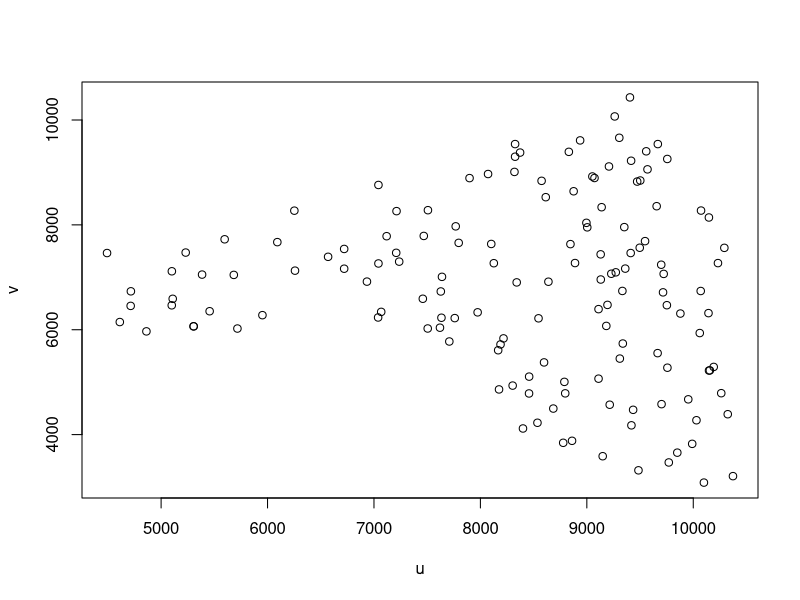
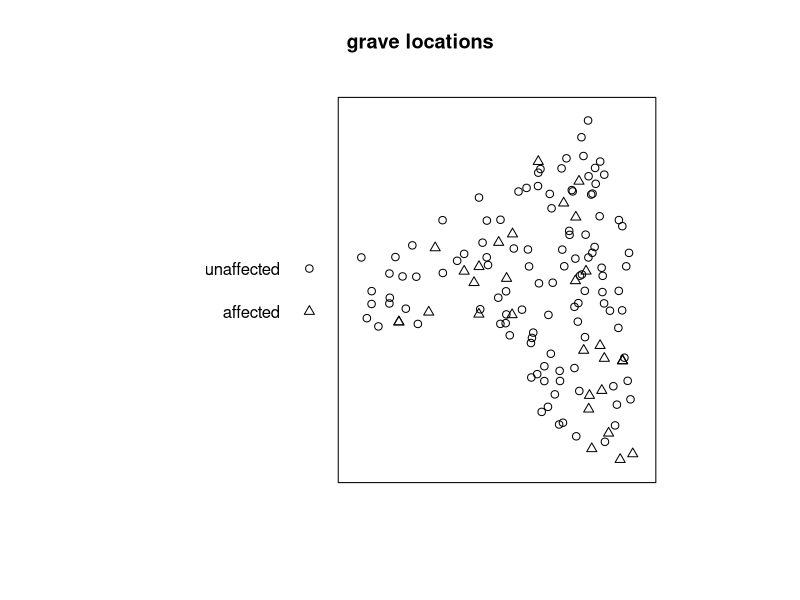
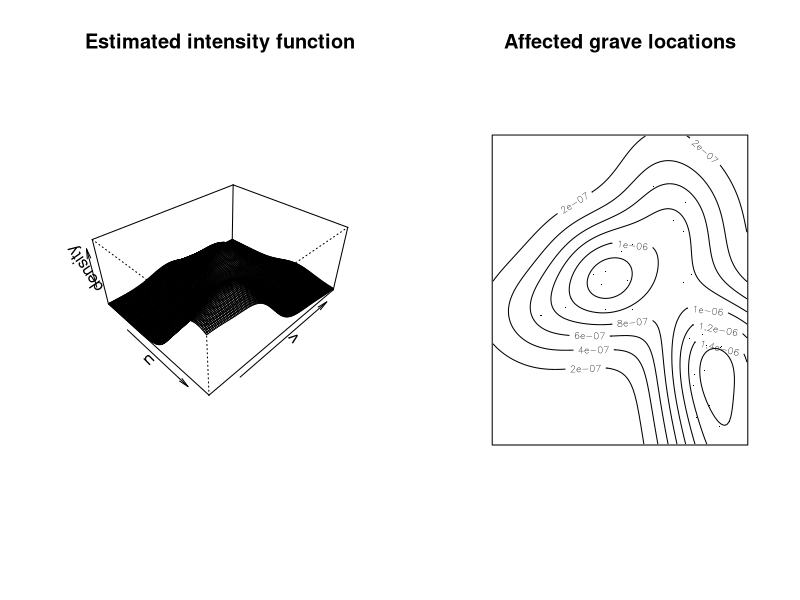
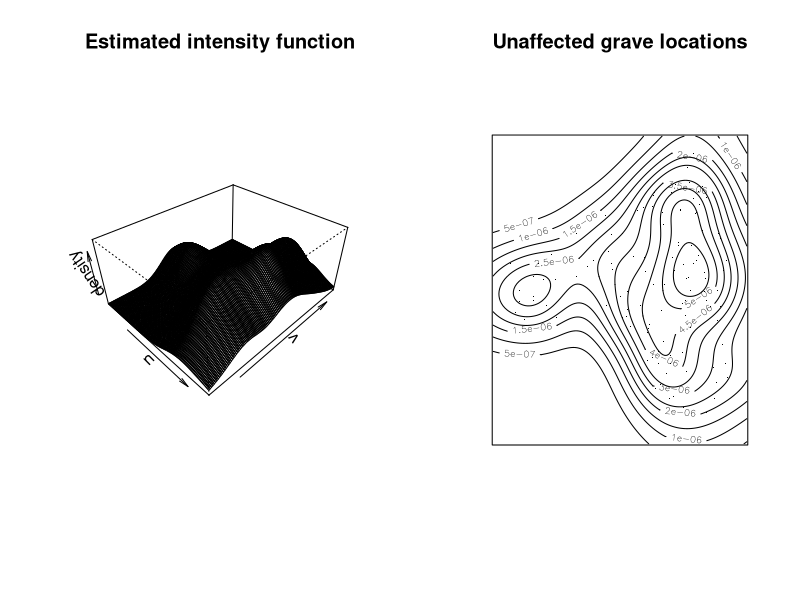
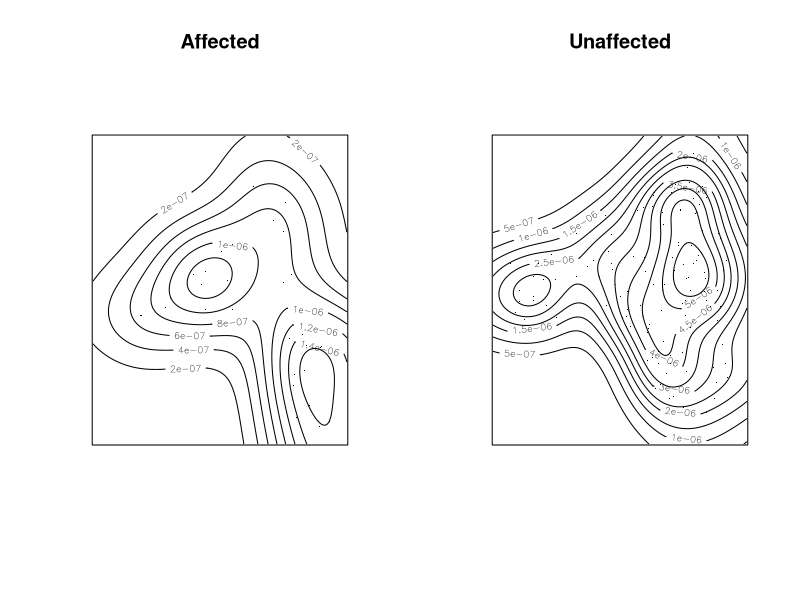
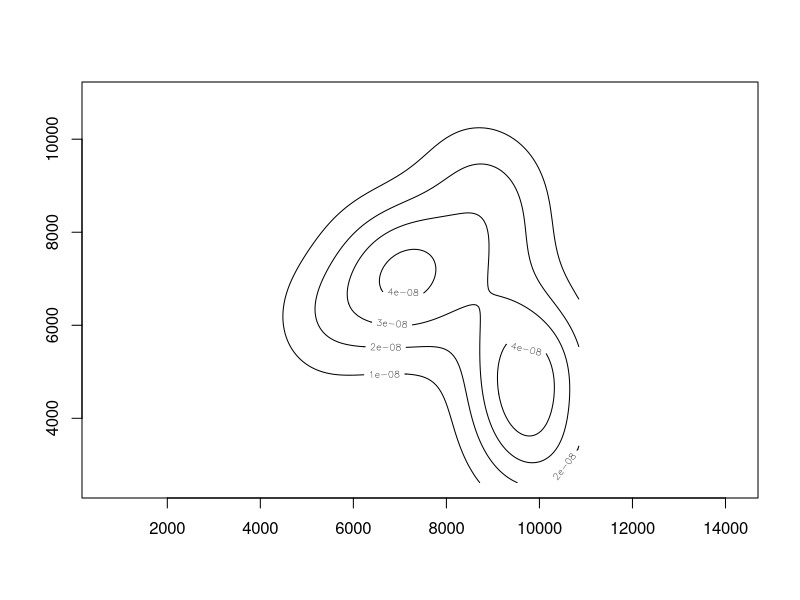
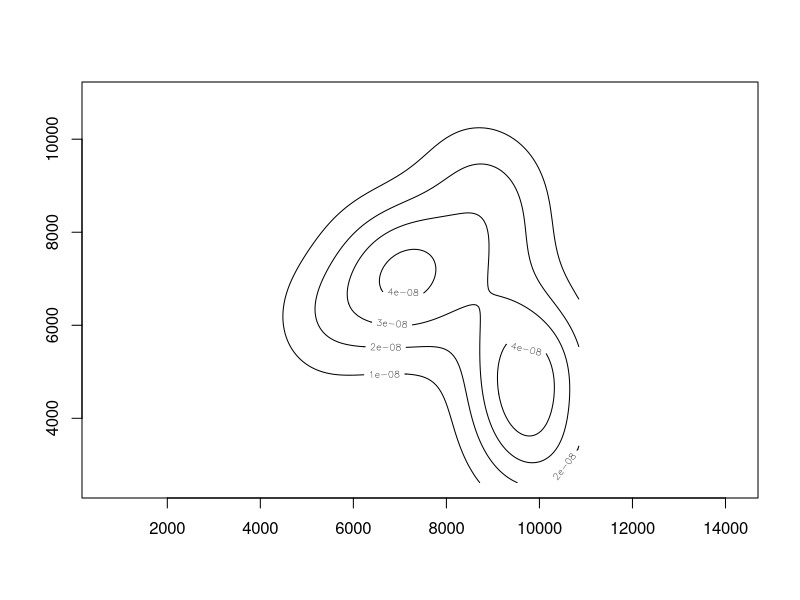
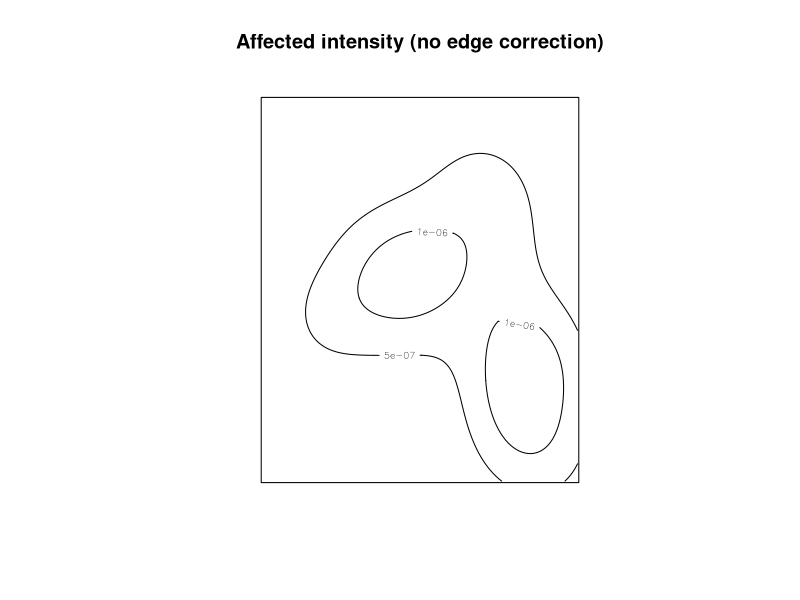

Reproduce these figures in R, in order.
library(spatstat) # for inference on spatial point processes

# import and clean data
grave <- read.csv("./data/grave.csv", header = TRUE)
grave$deformity <-  factor(grave$deformity)
levels(grave$deformity) <-  c("unaffected", "affected")

# determine affected and unaffected sides
af <- which(grave$deformity == "affected")
un <-  which(grave$deformity == "unaffected")

# plot of event locations
plot(v ~ u, data = grave)

# rec = locator()
# points must be anticlockwise!
# create boundary of rectangular window
umin <-  min(grave[,2]) - 500; umax = max(grave[,2]) + 500
vmin <-  min(grave[,3]) - 500; vmax = max(grave[,3]) + 500
# create rectangular bounding window
rec <-  data.frame(x = c(umax, umin, umin, umax),
                 y = c(vmax, vmax, vmin, vmin))
wrec <-  owin(poly = rec) # create rectangular bounding window
# create point pattern object with rectangular and polygonal boundaries
pprec <-  ppp(x = grave[,2], y = grave[,3],
            window = wrec, marks = factor(grave[,1]))

# plot affected and unaffected individuals in study area
plot(pprec, main = "grave locations")

# recommended bandwidths for affected and unaffected graves
# in u- and v-directions
dim <-  2
# Scott's bandwidths in u- and v-directions
# for each group
buaf <-  sd(grave[af,2])*length(af)^(-1/(dim+4))
bvaf <-  sd(grave[af,3])*length(af)^(-1/(dim+4))
buun <-  sd(grave[un,2])*length(un)^(-1/(dim+4))
bvun <-  sd(grave[un,3])*length(un)^(-1/(dim+4))

# intensity estimated for affected and unaffected groups
# using associated bandwidths from Scott's rule
iaf <-  density(pprec[af,], sigma = c(buaf, bvaf))
iun <-  density(pprec[un,], sigma = c(buun, bvun))

# plot perspective and contour plots of estimated intensity for affected sites
par(mfrow = c(1, 2))
persp(iaf, theta = 45, phi = 35, xlab = "u", ylab = "v", zlab = "density", main = "Estimated intensity function")
contour(iaf, xlab = "u", ylab = "v", main = "Affected grave locations")
points(grave[af,2:3], pch = ".")

# plot perspective and contour plots of estimated intensity for unaffected sites
par(mfrow = c(1, 2))
persp(iun, theta = 45, phi = 35, xlab = "u", ylab = "v", zlab = "density", main = "Estimated intensity function")
contour(iun, xlab = "u", ylab = "v", main = "Unaffected grave locations")
points(grave[un, 2:3], pch = ".")

# plot perspective and contour plots of estimated intensity for affected/unaffected sites jointly
par(mfrow = c(1, 2))
contour(iaf, xlab = "u", ylab = "v", main = "Affected")
points(grave[af,2:3], pch = ".")
contour(iun, xlab = "u", ylab = "v", main = "Unaffected")
points(grave[un, 2:3], pch = ".")

par(mfrow = c(1, 1)) # set back to 1x1 plot

# manually reproduce affected intensity plot
# extract affected coordinates
af_coords <- grave[af, c("u", "v")]
# grid to produce graphic
ug <- iaf$xcol
vg <- iaf$yrow
# expanded grid
grid <- expand.grid(iaf$xcol, iaf$yrow)
# intensity function
i_function <- function(uv) {
  u = uv[1]
  v = uv[2]
  # kernel in u direction
  ustar <- (u - af_coords$u)/buaf
  ku <- dnorm(ustar)/buaf # evaluate kernel, correct by bandwidth
  # kernel in v direction
  vstar <- (v - af_coords$v)/bvaf
  kv <- dnorm(vstar)/bvaf # evaluate kernel, correct by bandwidth
  # sum multiplied kernel values (divide by sample size to estimate density)
  sum(ku * kv)/length(af_coords$u)
}

# evaluate intensity at each location (not accounting for size of spatial unit)
k <- apply(grid, MARGIN = 1, FUN = i_function)
# convert to matrix
kmat <- matrix(k, nrow = length(ug), ncol = length(vg))
# plot estimated density
contour(ug, vg, kmat, asp = 1, nlevels = 4)

# estimate density using kde2d function
# the functional internally scales by 4 for some reason
k2 <- MASS::kde2d(af_coords$u, af_coords$v, h = c(buaf, bvaf) * 4,
                  n = 128, lims = c(range(ug), range(vg)))
contour(k2, nlevels = 4, asp = 1)

# how to get estimated intensity
contour(density(pprec[af,], sigma = c(buaf, bvaf), edge = FALSE),
        nlevels = 4, main = "Affected intensity (no edge correction)")
# plot estimated intensity
contour(ug, vg, kmat * 30, asp = 1, nlevels = 4, main = "Affected intensity (manual)")
